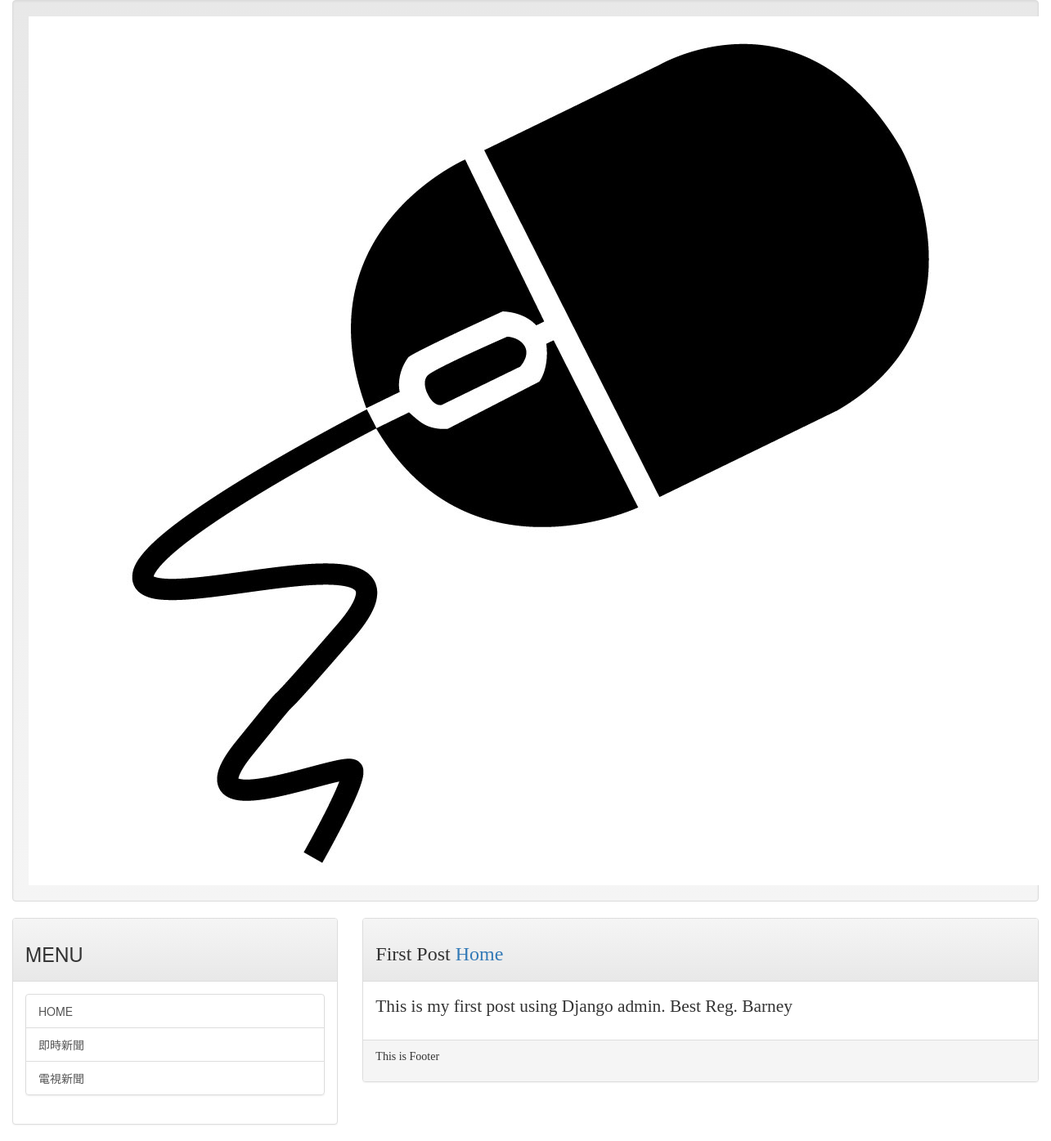
The page /post/1st_post on the database its author committed.
### mainsite/models.py (models this page shows, shortened)
class Post(models.Model):
    title = models.CharField(max_length=200)
    slug = models.CharField(max_length=200)
    body = models.TextField()
    pub_date = models.DateTimeField(default=timezone.now)
    class Meta:
        ordering = ('-pub_date',)

### mainsite/views.py (the view)
# urls.py: url(r'^post/(\w+)$',showpost),
def showpost(request, slug):
    template = get_template('post.html')
    try:
        post = Post.objects.get(slug = slug)
        if post != None:
            html = template.render(locals())
            return HttpResponse(html)
    except:
        return redirect('/')

### templates/post.html (shortened to what this page needs)
{% extends 'base.html' %}
{% block headmessage %}
    <h3 style='font-family:標楷體;'>{{ post.title }}</a>
	<a style='font-family:微軟正黑體;' href='/'> Home</a>
{% endblock %}
{% block content %}
    <p style='font-family:微軟正黑體;font-size:16pt;font-weight=bold;'>
	    {{post.body}}
	</p>
{% endblock %}

### rows shown on the page
Post: title "First Post", body "This is my first post using Django admin. Best Reg. Barney"
